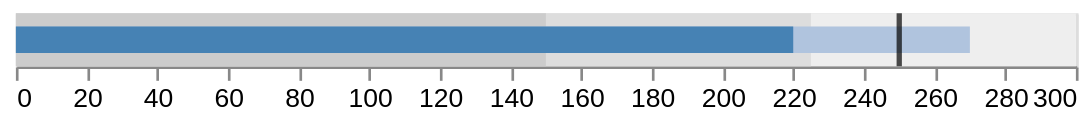

The specification (Vega-Lite) saved for this image:
### Vega specification from a JSON file in a GitHub repository (floating-point values rounded to 4 significant figures)
{"$schema": "https://vega.github.io/schema/vega/v5.json", "background": "white", "padding": 5, "width": 400, "height": 20, "style": "cell", "data": [{"name": "source_0", "values": [{"title": "Revenue", "subtitle": "US$, in thousands", "ranges": [150, 225, 300], "measures": [220, 270], "markers": [250]}]}, {"name": "data_0", "source": "source_0", "transform": [{"type": "formula", "expr": "datum[\"ranges\"] && datum[\"ranges\"][\"2\"]", "as": "ranges.2"}, {"type": "formula", "expr": "datum[\"ranges\"] && datum[\"ranges\"][\"1\"]", "as": "ranges.1"}, {"type": "formula", "expr": "datum[\"ranges\"] && datum[\"ranges\"][\"0\"]", "as": "ranges.0"}, {"type": "formula", "expr": "datum[\"measures\"] && datum[\"measures\"][\"1\"]", "as": "measures.1"}, {"type": "formula", "expr": "datum[\"measures\"] && datum[\"measures\"][\"0\"]", "as": "measures.0"}, {"type": "formula", "expr": "datum[\"markers\"] && datum[\"markers\"][\"0\"]", "as": "markers.0"}]}, {"name": "data_1", "source": "data_0", "transform": [{"type": "stack", "groupby": [], "field": "ranges\\.2", "sort": {"field": [], "order": []}, "as": ["ranges.2._start", "ranges.2._end"], "offset": "zero"}, {"type": "filter", "expr": "isValid(datum[\"ranges.2\"]) && isFinite(+datum[\"ranges.2\"])"}]}, {"name": "data_2", "source": "data_0", "transform": [{"type": "stack", "groupby": [], "field": "ranges\\.1", "sort": {"field": [], "order": []}, "as": ["ranges.1._start", "ranges.1._end"], "offset": "zero"}, {"type": "filter", "expr": "isValid(datum[\"ranges.1\"]) && isFinite(+datum[\"ranges.1\"])"}]}, {"name": "data_3", "source": "data_0", "transform": [{"type": "stack", "groupby": [], "field": "ranges\\.0", "sort": {"field": [], "order": []}, "as": ["ranges.0._start", "ranges.0._end"], "offset": "zero"}, {"type": "filter", "expr": "isValid(datum[\"ranges.0\"]) && isFinite(+datum[\"ranges.0\"])"}]}, {"name": "data_4", "source": "data_0", "transform": [{"type": "stack", "groupby": [], "field": "measures\\.1", "sort": {"field": [], "order": []}, "as": ["measures.1._start", "measures.1._end"], "offset": "zero"}, {"type": "filter", "expr": "isValid(datum[\"measures.1\"]) && isFinite(+datum[\"measures.1\"])"}]}, {"name": "data_5", "source": "data_0", "transform": [{"type": "stack", "groupby": [], "field": "measures\\.0", "sort": {"field": [], "order": []}, "as": ["measures.0._start", "measures.0._end"], "offset": "zero"}, {"type": "filter", "expr": "isValid(datum[\"measures.0\"]) && isFinite(+datum[\"measures.0\"])"}]}, {"name": "data_6", "source": "data_0", "transform": [{"type": "filter", "expr": "isValid(datum[\"markers.0\"]) && isFinite(+datum[\"markers.0\"])"}]}], "signals": [{"name": "height", "value": 20, "bind": {"input": "range", "min": 1, "max": 100, "step": 1}}, {"name": "innerBarSize", "update": "height/2"}], "marks": [{"name": "layer_0_marks", "type": "rect", "style": ["bar"], "from": {"data": "data_1"}, "encode": {"update": {"fill": {"value": "#eee"}, "ariaRoleDescription": {"value": "bar"}, "description": {"signal": "\"ranges[2]: \" + (format(datum[\"ranges.2\"], \"\"))"}, "x": {"scale": "x", "field": "ranges\\.2\\._end"}, "x2": {"scale": "x", "field": "ranges\\.2\\._start"}, "yc": {"signal": "height", "mult": 0.5}, "height": {"signal": "height"}}}}, {"name": "layer_1_marks", "type": "rect", "style": ["bar"], "from": {"data": "data_2"}, "encode": {"update": {"fill": {"value": "#ddd"}, "ariaRoleDescription": {"value": "bar"}, "description": {"signal": "\"ranges[1]: \" + (format(datum[\"ranges.1\"], \"\"))"}, "x": {"scale": "x", "field": "ranges\\.1\\._end"}, "x2": {"scale": "x", "field": "ranges\\.1\\._start"}, "yc": {"signal": "height", "mult": 0.5}, "height": {"signal": "height"}}}}, {"name": "layer_2_marks", "type": "rect", "style": ["bar"], "from": {"data": "data_3"}, "encode": {"update": {"fill": {"value": "#ccc"}, "ariaRoleDescription": {"value": "bar"}, "description": {"signal": "\"ranges[0]: \" + (format(datum[\"ranges.0\"], \"\"))"}, "x": {"scale": "x", "field": "ranges\\.0\\._end"}, "x2": {"scale": "x", "field": "ranges\\.0\\._start"}, "yc": {"signal": "height", "mult": 0.5}, "height": {"signal": "height"}}}}, {"name": "layer_3_marks", "type": "rect", "style": ["bar"], "from": {"data": "data_4"}, "encode": {"update": {"fill": {"value": "lightsteelblue"}, "ariaRoleDescription": {"value": "bar"}, "description": {"signal": "\"measures[1]: \" + (format(datum[\"measures.1\"], \"\"))"}, "x": {"scale": "x", "field": "measures\\.1\\._end"}, "x2": {"scale": "x", "field": "measures\\.1\\._start"}, "yc": {"signal": "height", "mult": 0.5}, "height": {"signal": "innerBarSize"}}}}, {"name": "layer_4_marks", "type": "rect", "style": ["bar"], "from": {"data": "data_5"}, "encode": {"update": {"fill": {"value": "steelblue"}, "ariaRoleDescription": {"value": "bar"}, "description": {"signal": "\"measures[0]: \" + (format(datum[\"measures.0\"], \"\"))"}, "x": {"scale": "x", "field": "measures\\.0\\._end"}, "x2": {"scale": "x", "field": "measures\\.0\\._start"}, "yc": {"signal": "height", "mult": 0.5}, "height": {"signal": "innerBarSize"}}}}, {"name": "layer_5_marks", "type": "rect", "style": ["tick"], "from": {"data": "data_6"}, "encode": {"update": {"opacity": {"value": 0.7}, "fill": {"value": "black"}, "ariaRoleDescription": {"value": "tick"}, "description": {"signal": "\"markers[0]: \" + (format(datum[\"markers.0\"], \"\"))"}, "yc": {"signal": "height", "mult": 0.5}, "height": {"signal": "height"}, "xc": {"scale": "x", "field": "markers\\.0"}, "width": {"value": 2}}}}], "scales": [{"name": "x", "type": "linear", "domain": {"fields": [{"data": "data_1", "field": "ranges\\.2\\._start"}, {"data": "data_1", "field": "ranges\\.2\\._end"}, {"data": "data_2", "field": "ranges\\.1\\._start"}, {"data": "data_2", "field": "ranges\\.1\\._end"}, {"data": "data_3", "field": "ranges\\.0\\._start"}, {"data": "data_3", "field": "ranges\\.0\\._end"}, {"data": "data_4", "field": "measures\\.1\\._start"}, {"data": "data_4", "field": "measures\\.1\\._end"}, {"data": "data_5", "field": "measures\\.0\\._start"}, {"data": "data_5", "field": "measures\\.0\\._end"}, {"data": "data_6", "field": "markers\\.0"}]}, "range": [0, {"signal": "width"}], "nice": false, "zero": true}], "axes": [{"scale": "x", "orient": "bottom", "grid": true, "tickCount": {"signal": "ceil(width/40)"}, "domain": false, "labels": false, "aria": false, "maxExtent": 0, "minExtent": 0, "ticks": false, "zindex": 0}, {"scale": "x", "orient": "bottom", "grid": false, "labelFlush": true, "labelOverlap": true, "tickCount": {"signal": "ceil(width/40)"}, "zindex": 0}]}
